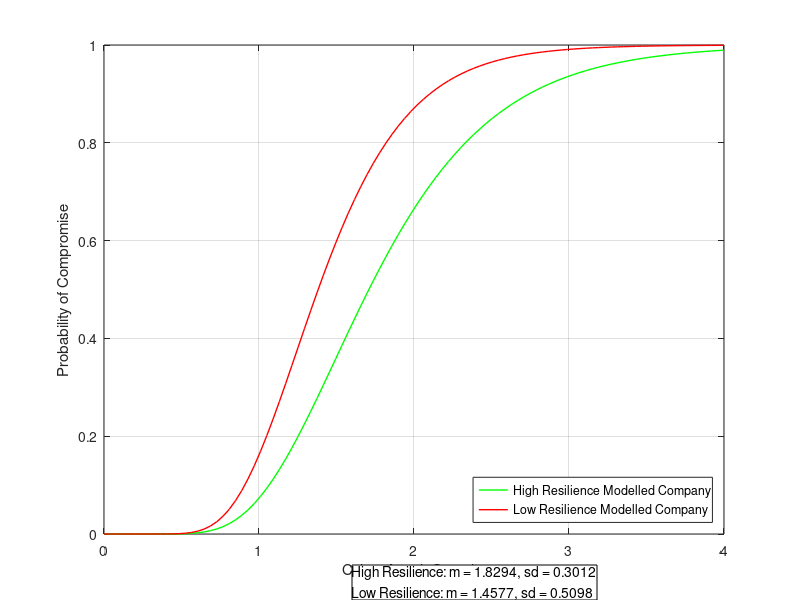

MATLAB code for this plot:
% Adam Lewis 3rd Year Individual Project

% MATLAB script to generate fragility curves using
% Log Normal Cumulative Distribution Function from mean
% and standard deviation obtained from discrete model

% This script is used to generate 2 curves:
% Company B: High Resilience Modelled Company from simulated model inputs
% Company C: Low Resilience Modelled Company from simulated model inputs

% Define desired figure size in pixels
plotWidth = 500;   % Width in pixels
plotHeight = 500;  % Height in pixels

% NEW MODEL
m_norm_B = 1.8294;    % High resilience Modelled Company Normalised & scaled mean
s_norm_B = 0.6988;    % High resilience Modelled Company Normalised std deviation
m_norm_C = 1.4577;    % Low Resilience Modelled Company Normalised & scaled mean
s_norm_C = 0.4902;    % Low Resilience Modelled Company Normalised std deviation

% Convert mean and std to beta/theta for companies B and C
beta_B = sqrt(log(1 + (s_norm_B/m_norm_B)^2));
theta_B = m_norm_B * exp(-0.5 * beta_B^2);
beta_C = sqrt(log(1 + (s_norm_C/m_norm_C)^2));
theta_C = m_norm_C * exp(-0.5 * beta_C^2);

% Define intensity measure X
x = linspace(0, 4, 100);

% Use normcdf to generate fragility curves
P_CompanyB = normcdf((log(x / theta_B)) / beta_B);
P_CompanyC = normcdf((log(x / theta_C)) / beta_C);

% Plot fragility curves
figure('Color','w', 'Units','pixels', 'Position',[100 100 plotWidth plotHeight]);
plot(x, P_CompanyB, 'g-', 'LineWidth', 1); hold on;
plot(x, P_CompanyC, 'r-', 'LineWidth', 1);
xlabel('Cyber Attack Severity');
ylabel('Probability of Compromise');
set(gcf, 'Color', 'white');

% Create legend
leg = legend({'High Resilience Modelled Company', ...
              'Low Resilience Modelled Company'}, ...
             'Location','southeast');

% Text box for mean and SD inputs
annotation_str = {...
    sprintf('High Resilience: m = %.4f, sd = %.4f', m_norm_B, 1-s_norm_B), ...
    sprintf('Low Resilience: m = %.4f, sd = %.4f', m_norm_C, 1-s_norm_C)}; ...
annotation('textbox', [0.44, 0.0, 0.5, 0.3], 'String', annotation_str, ...
           'FitBoxToText', 'on', 'EdgeColor', 'black', ...
           'BackgroundColor', 'white');

grid on;
hold off;

ax = gca;
ti = get(ax, 'TightInset');
% Increase only the top margin by adding a small extra value (e.g., 0.05)
set(ax, 'LooseInset', [ti(1), ti(2), ti(3), ti(4) + 0.05]);
saveas(gcf, 'img_chapter_7_1_modelled_high_low_resilience_companies.png');
